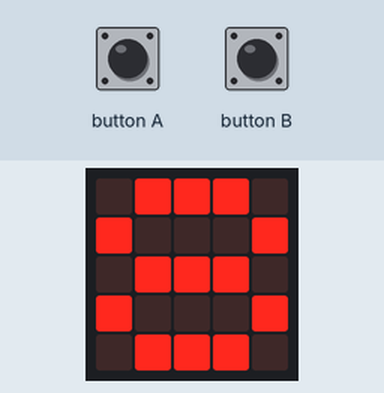
A program run on a simulated BBC micro:bit (MakeCode). Shown: the board's 5×5 LED display. Inputs (shaded band) come from the test bench.

Above: at 1.2 s.
1.3 s: button A pressed for 0.15 s
At 2.7 s:
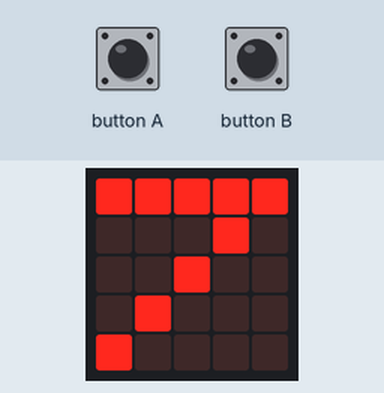
3.0 s: button A pressed for 0.15 s
At 5.0 s:
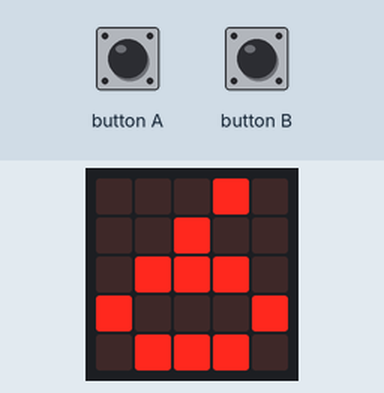
Timing chart, 0 to 6.5 s (numbered marks = the images above; inputs shaded):
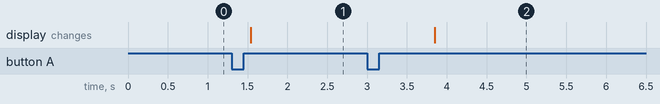

The program:

main.ts
```typescript
input.onButtonPressed(Button.A, function () {
    if (clients < aforament) {
        clients += 1
    }
})
input.onButtonPressed(Button.B, function () {
    if (clients >= 1) {
        clients += -1
    }
})
let lliures = 0
let clients = 0
let aforament = 0
aforament = 8
clients = 0
basic.forever(function () {
    lliures = aforament - clients
    basic.showNumber(lliures)
    if (clients == aforament) {
        basic.clearScreen()
        basic.pause(200)
        basic.showString("PLE")
    }
})
```

test.ts
```typescript
// aquí va el archivo "tests"; esto no se compilará cuando este paquete se utilice como una extensión.
```

Measured:
- after the input at 1.3 s, the display: changes after 0.24 s (image 1)
- after the input at 3.0 s, the display: changes after 0.85 s (image 2)
